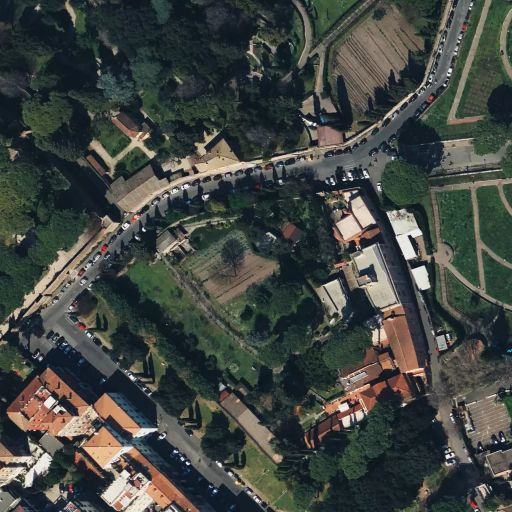
#> input picture merged.png, 512 x 512 px, found by its file name
$ python draw_boxes.py
#> lines starting #> are read from the running program, lines starting #| are printed output that depends on the picture
from PIL import Image, ImageDraw, ImageFont

# Load the image
local_image_path = "/Users/shoaib/code/geobase/geobase-ai.js/merged.png"
image = Image.open(local_image_path)
#> image is the input picture: PIL image 512x512 RGB; mean R, G, B 65.6, 70.6, 66.1

# Extract model output data
model_output = {
  "scores": [ 0.5780525803565979, 0.381366103887558 ],
  "boxes": [
    [
      219.52191925048828,
      236.42499542236328,
      245.98351287841797,
      276.92955780029297
    ],
    [
      199.5087127685547,
      408.4712677001953,
      246.5415802001953,
      467.4294891357422
    ]
  ],
  "labels": [ "tree", "tree" ]
}

# Prepare to draw bounding boxes
draw = ImageDraw.Draw(image)
try:
    font = ImageFont.truetype("arial.ttf", size=16)
except IOError:
    font = ImageFont.load_default(size=16)  # Fallback to default font if arial is not available

# Draw each bounding box on the image
for box, label, score in zip(model_output["boxes"], model_output["labels"], model_output["scores"]):
    x_min, y_min, x_max, y_max = box
    draw.rectangle([x_min, y_min, x_max, y_max], outline="red", width=3)
    label_text = f"{label} ({score:.2f})"
    text_position = (x_max - 20, y_max - 20)  # Position text slightly above the box
    draw.text(text_position, label_text, fill="yellow", font=font)

# Save the modified image
output_path = "/Users/shoaib/code/geobase/geobase-ai.js/merged_with_boxes.png"
image.save(output_path)
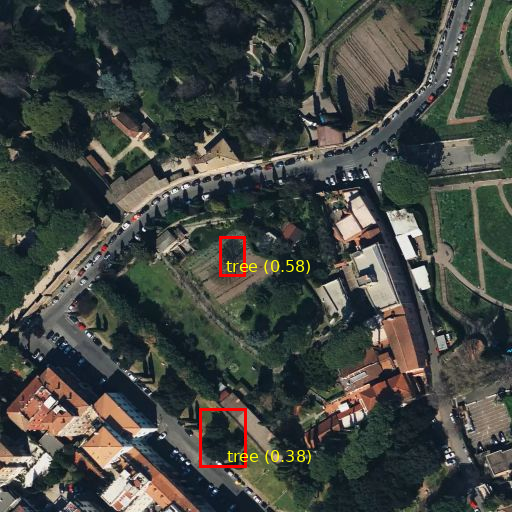
#> saved as merged_with_boxes.png: PIL image 512x512 RGB; mean R, G, B 66.6, 70.6, 65.7

output_path
